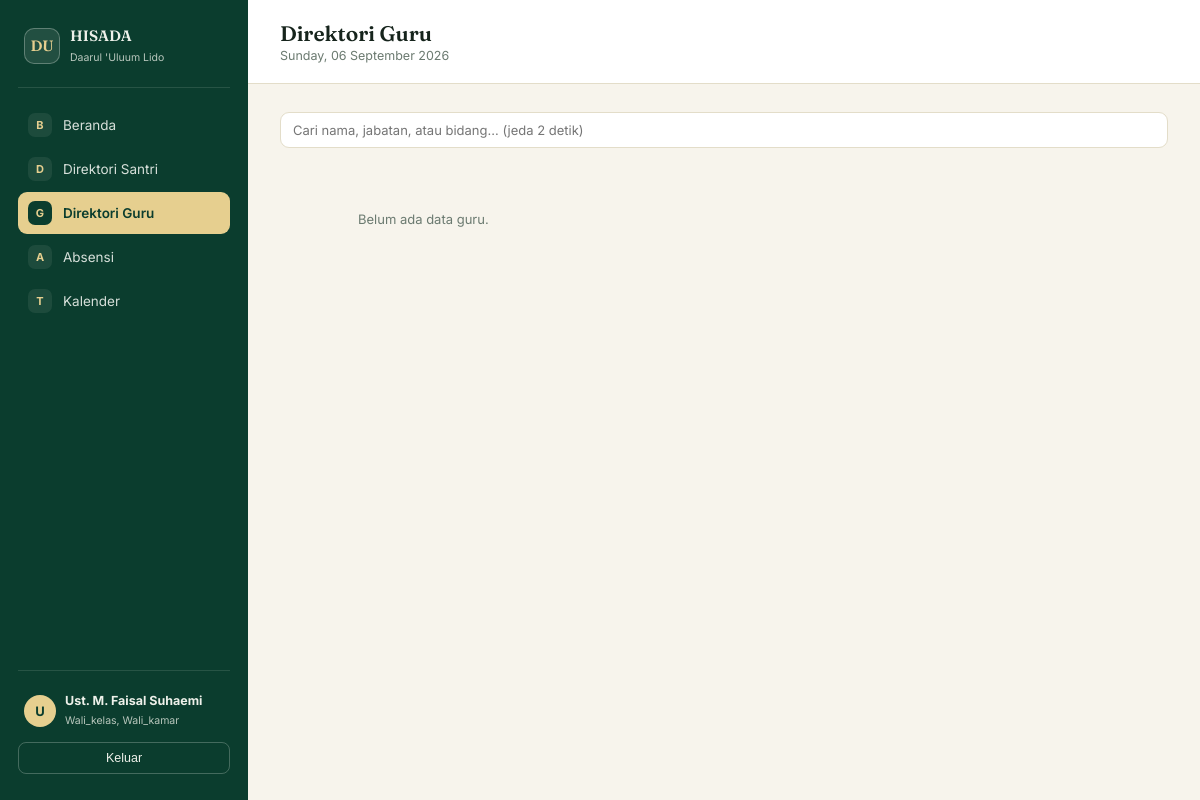
/dashboard.php?tab=guru (signed in), run on an earlier commit of the app's database.
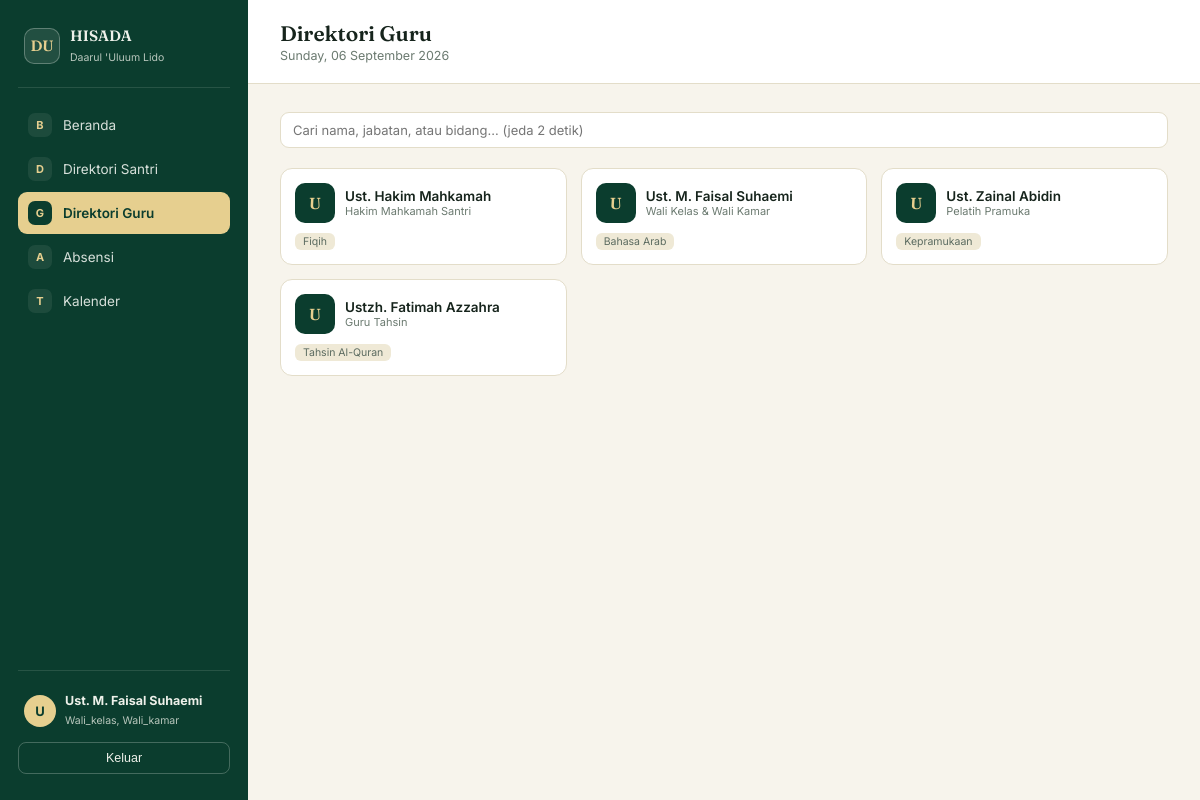
And on a later commit of the database.
### tables this page shows
CREATE TABLE teachers (
    id          INT AUTO_INCREMENT PRIMARY KEY,
    code        VARCHAR(30) UNIQUE NULL COMMENT 'NIP/kode internal, opsional',
    name        VARCHAR(150) NOT NULL,
    gender      ENUM('L','P') NOT NULL,
    phone       VARCHAR(20) NULL,
    email       VARCHAR(150) NULL,
    position    VARCHAR(100) NULL COMMENT 'Contoh: Wali Kelas, Pelatih Pramuka, Guru Tahsin',
    subject     VARCHAR(100) NULL COMMENT 'Mata pelajaran/bidang ampu',
    photo       VARCHAR(255) NULL,
    join_date   DATE NULL,
    status      ENUM('aktif','nonaktif') DEFAULT 'aktif',
    user_id     INT NULL COMMENT 'Diisi jika guru ini juga punya akun login sistem',
    created_at  TIMESTAMP DEFAULT CURRENT_TIMESTAMP,
    FOREIGN KEY (user_id) REFERENCES users(id) ON DELETE SET NULL
);

### dashboard.php (the view, shortened to what this page needs)
<?php
$mysqli = @new mysqli(DB_HOST, DB_USER, DB_PASS, DB_NAME);
$mysqli->set_charset('utf8mb4');
function h(?string $v): string
{
    return htmlspecialchars($v ?? '', ENT_QUOTES, 'UTF-8');
}
function safePrepare(mysqli $mysqli, string $sql): mysqli_stmt
{
    $stmt = $mysqli->prepare($sql);
    return $stmt;
}
function hasRole(array $needed, array $userRoles): bool
{
    return count(array_intersect($needed, $userRoles)) > 0;
}
function isStaffOnly(array $userRoles): bool
{
    return count(array_diff($userRoles, ['wali_santri'])) > 0;
}
$NAME      = $_SESSION['name'];
$ROLES     = $_SESSION['roles'] ?? [];
$IS_WALI_ONLY   = !isStaffOnly($ROLES) && in_array('wali_santri', $ROLES, true);
$DATA_MGMT_ROLES = ['admin','sekretaris'];
$TABS = [
    'beranda'       => ['label' => 'Beranda',          'mark' => 'B', 'roles' => null],
    'direktori'     => ['label' => 'Direktori Santri',  'mark' => 'D', 'roles' => ['admin','sekretaris','pengurus','wali_kelas','wali_kamar','hakim','dokter','asisten']],
    'guru'          => ['label' => 'Direktori Guru',    'mark' => 'G', 'roles' => ['admin','sekretaris','pengurus','wali_kelas','wali_kamar']],
    'absensi'       => ['label' => 'Absensi',           'mark' => 'A', 'roles' => ['admin','pengurus','wali_kelas','wali_kamar']],
    'poskestren'    => ['label' => 'Poskestren',        'mark' => 'K', 'roles' => ['admin','dokter','asisten']],
    'mahkamah'      => ['label' => 'Mahkamah Santri',   'mark' => 'M', 'roles' => ['admin','sekretaris','pengurus','hakim']],
    'perizinan'     => ['label' => 'Perizinan',         'mark' => 'I', 'roles' => ['admin','pengurus']],
    'prestasi'      => ['label' => 'Prestasi',          'mark' => 'P', 'roles' => ['admin','pengurus']],
    'korespondensi' => ['label' => 'Korespondensi',     'mark' => 'S', 'roles' => ['admin','pengurus','sekretaris']],
    'kalender'      => ['label' => 'Kalender',          'mark' => 'T', 'roles' => null],
    'anak_saya'     => ['label' => 'Data Anak Saya',    'mark' => 'N', 'roles' => ['wali_santri']],
    'pengguna'      => ['label' => 'Kelola Pengguna',   'mark' => 'U', 'roles' => ['admin']],
];
function tabAllowed(string $key, array $tabs, array $userRoles): bool
{
    $need = $tabs[$key]['roles'];
    if ($need === null) return true;
    return hasRole($need, $userRoles);
}
function teacherQuery(mysqli $mysqli, string $search): array
{
    $sql = "SELECT * FROM teachers WHERE status='aktif'";
    $params = []; $types = '';
    $sql .= " ORDER BY name";
    $stmt = safePrepare($mysqli, $sql);
    $stmt->execute();
    $rows = $stmt->get_result()->fetch_all(MYSQLI_ASSOC);
    return $rows;
}
function renderTeacherGrid(array $teachers, bool $canManage): void
{
    if (empty($teachers)) { echo '<p class="empty-state">Belum ada data guru.</p>'; return; }
    foreach ($teachers as $t) {
        echo '<div class="student-card" onclick="openTeacherCard(this)"'
            . ' data-id="' . (int)$t['id'] . '"'
            . ' data-name="' . h($t['name']) . '"'
            . ' data-code="' . h($t['code']) . '"'
            . ' data-gender="' . ($t['gender'] === 'L' ? 'Laki-laki' : 'Perempuan') . '"'
            . ' data-phone="' . h($t['phone']) . '"'
            . ' data-email="' . h($t['email']) . '"'
            . ' data-position="' . h($t['position']) . '"'
            . ' data-subject="' . h($t['subject']) . '"'
            . ' data-join="' . h($t['join_date']) . '">';
        echo '<div class="top"><div class="initial">' . h(mb_substr($t['name'], 0, 1)) . '</div><div>'
            . '<div class="name">' . h($t['name']) . '</div><div class="nis">' . h($t['position'] ?: '-') . '</div></div></div>';
        echo '<div class="tags"><span class="tag">' . h($t['subject'] ?: '-') . '</span></div>';
        echo '</div>';
    }
}
    ?>
    <?php
$activeTab = $_GET['tab'] ?? ($IS_WALI_ONLY ? 'anak_saya' : 'beranda');
?>
<!DOCTYPE html>
<html lang="id">
<head>
</head>
<body>
<div class="shell">
    <aside class="sidebar" id="sidebar">
        <div class="side-brand">
            <div class="seal">DU</div>
            <div><strong>HISADA</strong><span>Daarul 'Uluum Lido</span></div>
        </div>
        <nav class="nav-group">
            <?php foreach ($TABS as $key => $tab):
                if (!tabAllowed($key, $TABS, $ROLES)) continue;
            ?>
                <a class="nav-item <?= $key === $activeTab ? 'active' : '' ?>" href="?tab=<?= $key ?>">
                    <span class="mark"><?= $tab['mark'] ?></span> <?= h($tab['label']) ?>
                </a>
            <?php endforeach; ?>
        </nav>
        <div class="side-foot">
            <div class="who">
                <div class="av"><?= h(mb_substr($NAME, 0, 1)) ?></div>
                <div class="meta"><strong><?= h($NAME) ?></strong><span><?= h(implode(', ', $ROLES)) ?></span></div>
            </div>
            <form method="POST">
                <button type="submit" class="btn-logout">Keluar</button>
            </form>
        </div>
    </aside>
    <div class="main">
        <div class="topbar">
            <div>
                <h1><?= h($TABS[$activeTab]['label']) ?></h1>
                <p><?= date('l, d F Y') ?></p>
            </div>
        </div>
        <div class="content">
            <?php
            switch ($activeTab):
                    ?>
                <?php break;
                case 'guru':
                $canManageTeachers = hasRole($DATA_MGMT_ROLES, $ROLES);
                $searchT = trim($_GET['q'] ?? '');
                $teachers = teacherQuery($mysqli, $searchT);
                ?>
                <form class="toolbar" method="GET" id="teacherFilterForm" onsubmit="return false;">
                    <input type="text" id="qTeacher" placeholder="Cari nama, jabatan, atau bidang… (jeda 2 detik)" value="<?= h($searchT) ?>">
                </form>
                <div class="student-grid" id="teacherGrid">
                    <?php renderTeacherGrid($teachers, $canManageTeachers); ?>
                </div>
                <?php break;
                ?>
                <?php break;
            endswitch;
            ?>
        </div>
    </div>
</div>
</body>
</html>

### dashboard.php (style rules this page uses)
:root { --ink:#16241c; --emerald-900:#0b3d2e; --emerald-800:#0f4a37; --emerald-700:#166247; --gold:#c9a13b; --gold-soft:#e6cf8f; --cream:#f7f4ec; --paper:#ffffff; --line:#e3ddc9; --muted:#6b7a70; --red:#b3432b; --amber:#a9791f; }
* { box-sizing:border-box; }
body { margin:0; font-family:'Inter',sans-serif; color:var(--ink); background:var(--cream); }
a { color:inherit;text-decoration:none; }
.shell { display:flex; min-height:100vh; }
.sidebar { width:248px; flex-shrink:0; background:var(--emerald-900); color:#eef1ea; display:flex; flex-direction:column; padding:26px 18px; position:sticky; top:0; height:100vh; overflow-y:auto; }
.side-brand { display:flex; align-items:center; gap:10px; padding:0 6px 22px; border-bottom:1px solid rgba(238,241,234,.12); margin-bottom:16px; }
.side-brand .seal { width:36px;height:36px;border-radius:10px; background:rgba(238,241,234,.1); border:1px solid rgba(238,241,234,.3); display:flex;align-items:center;justify-content:center; font-family:'Fraunces',serif;font-weight:600;font-size:15px;color:var(--gold-soft); }
.side-brand strong { font-family:'Fraunces',serif;font-size:15px;font-weight:600;display:block; }
.side-brand span { font-size:10.5px;color:#b9c7bd; }
.nav-group { margin-bottom:4px; }
.nav-item { display:flex;align-items:center;gap:11px; padding:9px 10px; border-radius:9px; font-size:13.5px; color:#d7e0da; margin-bottom:2px; }
.nav-item .mark { width:24px;height:24px;border-radius:7px; background:rgba(238,241,234,.08); display:flex;align-items:center;justify-content:center; font-size:11px;font-weight:700;color:var(--gold-soft); flex-shrink:0; }
.nav-item.active { background:var(--gold-soft); color:var(--emerald-900); font-weight:600; }
.nav-item.active .mark { background:var(--emerald-900); color:var(--gold-soft); }
.side-foot { margin-top:auto; padding-top:16px; border-top:1px solid rgba(238,241,234,.12); }
.who { display:flex; align-items:center; gap:9px; padding:6px; margin-bottom:8px; }
.who .av { width:32px;height:32px;border-radius:50%; background:var(--gold-soft); color:var(--emerald-900); display:flex;align-items:center;justify-content:center; font-weight:700; font-size:13px; flex-shrink:0; }
.who .meta strong { display:block;font-size:12.5px; }
.who .meta span { font-size:10.5px;color:#b9c7bd; text-transform:capitalize; }
.btn-logout { display:block; width:100%; text-align:center; padding:8px; border-radius:8px; border:1px solid rgba(238,241,234,.25); background:none; color:#eef1ea; font-size:12.5px; cursor:pointer; }
.main { flex:1; min-width:0; display:flex; flex-direction:column; }
.topbar { padding:20px 32px; display:flex; align-items:center; justify-content:space-between; border-bottom:1px solid var(--line); background:var(--paper); gap:14px; }
.topbar h1 { font-family:'Fraunces',serif; font-size:21px; font-weight:600; margin:0; }
.topbar p { margin:2px 0 0; font-size:12.5px; color:var(--muted); }
.content { padding:28px 32px 60px; max-width:1240px; }
.toolbar { display:flex; gap:10px; flex-wrap:wrap; margin-bottom:20px; align-items:center; }
.toolbar input[type=text], .toolbar select, .field-input, select.field-input { padding:9px 12px; border:1.4px solid var(--line); border-radius:9px; font-size:13px; font-family:inherit; background:#fff; }
.toolbar input[type=text] { flex:1; min-width:180px; }
.student-grid { display:grid; grid-template-columns:repeat(auto-fill,minmax(230px,1fr)); gap:14px; min-height:80px; }
.student-card { border:1px solid var(--line); border-radius:12px; padding:14px; background:var(--paper); cursor:pointer; transition:border-color .15s; }
.student-card .top { display:flex; gap:10px; align-items:center; }
.student-card .initial { width:40px;height:40px;border-radius:10px; background:var(--emerald-900); color:var(--gold-soft); display:flex;align-items:center;justify-content:center; font-family:'Fraunces',serif; font-weight:600; flex-shrink:0; }
.student-card .name { font-size:13.5px; font-weight:600; }
.student-card .nis { font-size:11px; color:var(--muted); }
.student-card .tags { display:flex; gap:6px; margin-top:10px; flex-wrap:wrap; }
.tag { font-size:10.5px; background:#efe9d6; color:#5b6b60; padding:2px 8px; border-radius:6px; }
.empty-state { padding:30px; text-align:center; color:var(--muted); font-size:13px; }

What changed in the data, as far as the page shows it:
added teachers: name "U", name "Ust. Hakim Mahkamah", position "Hakim Mahkamah Santri", subject "Fiqih"
added teachers: name "U", name "Ust. M. Faisal Suhaemi", position "Wali Kelas & Wali Kamar", subject "Bahasa Arab"
added teachers: name "U", name "Ust. Zainal Abidin", position "Pelatih Pramuka", subject "Kepramukaan"
added teachers: name "U", name "Ustzh. Fatimah Azzahra", position "Guru Tahsin", subject "Tahsin Al-Quran"
Also different on the page:
text no longer shown: "Belum ada data guru."
